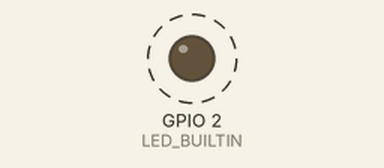
A sketch run on a simulated ESP32. Parts: output pins drawn as LEDs (lit = HIGH). Dashed ring = blinking. What the sketch prints to the serial monitor is not drawn.

Above: at 0.7 s.
Timing chart, 0 to 3.5 s (numbered marks = the images above):
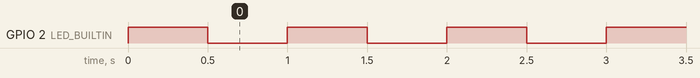

Measured:
- by itself, GPIO 2 (LED_BUILTIN): alternates HIGH for 0.50 s and LOW for 0.50 s

The sketch:

threading_isolated.ino
```cpp
TaskHandle_t task1;
TaskHandle_t task2;

int num = 1;

void setup() {
  Serial.begin(115200);
  pinMode(LED_BUILTIN, OUTPUT);
  xTaskCreatePinnedToCore(
                    ledBlink,   /* Task function. */
                    "LED",     /* name of task. */
                    10000,       /* Stack size of task */
                    NULL,        /* parameter of the task */
                    1,           /* priority of the task */
                    &task1,      /* Task handle to keep track of created task */
                    0);          /* pin task to core 0 */
  delay(500);
  xTaskCreatePinnedToCore(
                    serialMessaging,
                    "SERIAL",
                    10000,
                    (void*)&num,
                    1,
                    &task2,
                    1);
}

void ledBlink(void * parameters) {
  while (true) {
    Serial.println("HIGH");
    digitalWrite(LED_BUILTIN, HIGH);
    delay(500);
    Serial.println("LOW");
    digitalWrite(LED_BUILTIN, LOW);
    delay(500);
  }
}

void serialMessaging(void * parameters) {
  while (true) {
    //Serial.println(*((int*)parameters));
    int temp = *((int*)parameters);
    Serial.println(temp);
    temp++;
    Serial.println(temp);
    num++;
    Serial.println("W");
    delay(700);
    Serial.println("L");
    delay(700);
  }
}

void loop() {;}
```
